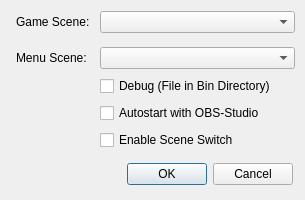
<?xml version="1.0" encoding="UTF-8"?>
<ui version="4.0">
 <class>SettingsDialog</class>
 <widget class="QDialog" name="SettingsDialog">
  <property name="geometry">
   <rect>
    <x>0</x>
    <y>0</y>
    <width>305</width>
    <height>200</height>
   </rect>
  </property>
  <property name="windowTitle">
   <string>Heroes Scene Switch Settings</string>
  </property>
  <property name="layoutDirection">
   <enum>Qt::LeftToRight</enum>
  </property>
  <property name="locale">
   <locale language="English" country="UnitedStates"/>
  </property>
  <property name="sizeGripEnabled">
   <bool>false</bool>
  </property>
  <widget class="QDialogButtonBox" name="btn_DialogButtons">
   <property name="geometry">
    <rect>
     <x>12</x>
     <y>160</y>
     <width>281</width>
     <height>28</height>
    </rect>
   </property>
   <property name="orientation">
    <enum>Qt::Horizontal</enum>
   </property>
   <property name="standardButtons">
    <set>QDialogButtonBox::Cancel|QDialogButtonBox::Ok</set>
   </property>
   <property name="centerButtons">
    <bool>false</bool>
   </property>
  </widget>
  <widget class="QLabel" name="lbl_HeroesMenuScene">
   <property name="geometry">
    <rect>
     <x>16</x>
     <y>47</y>
     <width>75</width>
     <height>22</height>
    </rect>
   </property>
   <property name="text">
    <string>Menu Scene:</string>
   </property>
  </widget>
  <widget class="QLabel" name="lbl_HeroesGameScene">
   <property name="geometry">
    <rect>
     <x>16</x>
     <y>11</y>
     <width>77</width>
     <height>22</height>
    </rect>
   </property>
   <property name="text">
    <string>Game Scene:</string>
   </property>
  </widget>
  <widget class="QCheckBox" name="chk_HeroesAutostart">
   <property name="geometry">
    <rect>
     <x>100</x>
     <y>103</y>
     <width>195</width>
     <height>20</height>
    </rect>
   </property>
   <property name="text">
    <string>Autostart with OBS-Studio</string>
   </property>
  </widget>
  <widget class="QComboBox" name="cb_MenuScene">
   <property name="geometry">
    <rect>
     <x>100</x>
     <y>11</y>
     <width>195</width>
     <height>22</height>
    </rect>
   </property>
  </widget>
  <widget class="QCheckBox" name="chk_Debug">
   <property name="geometry">
    <rect>
     <x>100</x>
     <y>76</y>
     <width>195</width>
     <height>20</height>
    </rect>
   </property>
   <property name="text">
    <string>Debug (File in Bin Directory)</string>
   </property>
  </widget>
  <widget class="QCheckBox" name="chk_HeroesStarted">
   <property name="geometry">
    <rect>
     <x>100</x>
     <y>130</y>
     <width>195</width>
     <height>20</height>
    </rect>
   </property>
   <property name="text">
    <string>Enable Scene Switch</string>
   </property>
  </widget>
  <widget class="QComboBox" name="cb_GameScene">
   <property name="geometry">
    <rect>
     <x>100</x>
     <y>47</y>
     <width>195</width>
     <height>22</height>
    </rect>
   </property>
  </widget>
 </widget>
 <layoutdefault spacing="6" margin="11"/>
 <resources/>
 <connections>
  <connection>
   <sender>btn_DialogButtons</sender>
   <signal>accepted()</signal>
   <receiver>SettingsDialog</receiver>
   <slot>accept()</slot>
   <hints>
    <hint type="sourcelabel">
     <x>290</x>
     <y>180</y>
    </hint>
    <hint type="destinationlabel">
     <x>199</x>
     <y>99</y>
    </hint>
   </hints>
  </connection>
  <connection>
   <sender>btn_DialogButtons</sender>
   <signal>rejected()</signal>
   <receiver>SettingsDialog</receiver>
   <slot>reject()</slot>
   <hints>
    <hint type="sourcelabel">
     <x>290</x>
     <y>180</y>
    </hint>
    <hint type="destinationlabel">
     <x>199</x>
     <y>99</y>
    </hint>
   </hints>
  </connection>
 </connections>
 <slots>
  <slot>btn_SetHeroesGameScene_clicked()</slot>
  <slot>btn_SetHeroesMenuScene_clicked()</slot>
 </slots>
</ui>
